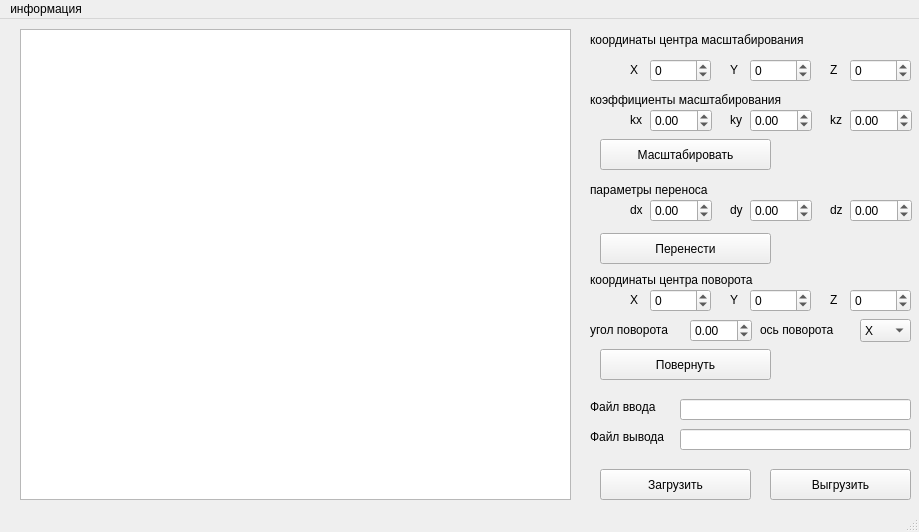
<?xml version="1.0" encoding="UTF-8"?>
<ui version="4.0">
 <class>MainWindow</class>
 <widget class="QMainWindow" name="MainWindow">
  <property name="geometry">
   <rect>
    <x>0</x>
    <y>0</y>
    <width>919</width>
    <height>532</height>
   </rect>
  </property>
  <property name="windowTitle">
   <string>MainWindow</string>
  </property>
  <widget class="QWidget" name="centralwidget">
   <widget class="QPushButton" name="Button_scale">
    <property name="geometry">
     <rect>
      <x>600</x>
      <y>120</y>
      <width>171</width>
      <height>31</height>
     </rect>
    </property>
    <property name="text">
     <string>Масштабировать</string>
    </property>
   </widget>
   <widget class="QPushButton" name="Button_move">
    <property name="geometry">
     <rect>
      <x>600</x>
      <y>214</y>
      <width>171</width>
      <height>31</height>
     </rect>
    </property>
    <property name="text">
     <string>Перенести</string>
    </property>
   </widget>
   <widget class="QPushButton" name="Button_turn">
    <property name="geometry">
     <rect>
      <x>600</x>
      <y>330</y>
      <width>171</width>
      <height>31</height>
     </rect>
    </property>
    <property name="text">
     <string>Повернуть</string>
    </property>
   </widget>
   <widget class="QLineEdit" name="entry_input_file">
    <property name="geometry">
     <rect>
      <x>680</x>
      <y>380</y>
      <width>231</width>
      <height>21</height>
     </rect>
    </property>
   </widget>
   <widget class="QLineEdit" name="entry_output_file">
    <property name="geometry">
     <rect>
      <x>680</x>
      <y>410</y>
      <width>231</width>
      <height>21</height>
     </rect>
    </property>
   </widget>
   <widget class="QLabel" name="label">
    <property name="geometry">
     <rect>
      <x>590</x>
      <y>380</y>
      <width>81</width>
      <height>16</height>
     </rect>
    </property>
    <property name="text">
     <string>Файл ввода</string>
    </property>
   </widget>
   <widget class="QLabel" name="label_2">
    <property name="geometry">
     <rect>
      <x>590</x>
      <y>410</y>
      <width>81</width>
      <height>16</height>
     </rect>
    </property>
    <property name="text">
     <string>Файл вывода</string>
    </property>
   </widget>
   <widget class="QPushButton" name="load_data">
    <property name="geometry">
     <rect>
      <x>600</x>
      <y>450</y>
      <width>151</width>
      <height>31</height>
     </rect>
    </property>
    <property name="text">
     <string>Загрузить</string>
    </property>
   </widget>
   <widget class="QPushButton" name="upload_data">
    <property name="geometry">
     <rect>
      <x>770</x>
      <y>450</y>
      <width>141</width>
      <height>31</height>
     </rect>
    </property>
    <property name="text">
     <string>Выгрузить</string>
    </property>
   </widget>
   <widget class="QLabel" name="label_3">
    <property name="geometry">
     <rect>
      <x>590</x>
      <y>10</y>
      <width>241</width>
      <height>21</height>
     </rect>
    </property>
    <property name="text">
     <string>координаты центра масштабирования</string>
    </property>
   </widget>
   <widget class="QLabel" name="label_4">
    <property name="geometry">
     <rect>
      <x>590</x>
      <y>70</y>
      <width>201</width>
      <height>21</height>
     </rect>
    </property>
    <property name="text">
     <string>коэффициенты масштабирования</string>
    </property>
   </widget>
   <widget class="QLabel" name="label_5">
    <property name="geometry">
     <rect>
      <x>590</x>
      <y>160</y>
      <width>201</width>
      <height>21</height>
     </rect>
    </property>
    <property name="text">
     <string>параметры переноса</string>
    </property>
   </widget>
   <widget class="QLabel" name="label_6">
    <property name="geometry">
     <rect>
      <x>590</x>
      <y>250</y>
      <width>201</width>
      <height>21</height>
     </rect>
    </property>
    <property name="text">
     <string>координаты центра поворота</string>
    </property>
   </widget>
   <widget class="QLabel" name="label_7">
    <property name="geometry">
     <rect>
      <x>590</x>
      <y>300</y>
      <width>201</width>
      <height>21</height>
     </rect>
    </property>
    <property name="text">
     <string>угол поворота</string>
    </property>
   </widget>
   <widget class="QLabel" name="label_8">
    <property name="geometry">
     <rect>
      <x>630</x>
      <y>40</y>
      <width>21</width>
      <height>21</height>
     </rect>
    </property>
    <property name="text">
     <string>X</string>
    </property>
   </widget>
   <widget class="QLabel" name="label_9">
    <property name="geometry">
     <rect>
      <x>730</x>
      <y>40</y>
      <width>20</width>
      <height>21</height>
     </rect>
    </property>
    <property name="text">
     <string>Y</string>
    </property>
   </widget>
   <widget class="QLabel" name="label_12">
    <property name="geometry">
     <rect>
      <x>630</x>
      <y>90</y>
      <width>21</width>
      <height>21</height>
     </rect>
    </property>
    <property name="text">
     <string>kx</string>
    </property>
   </widget>
   <widget class="QLabel" name="label_13">
    <property name="geometry">
     <rect>
      <x>730</x>
      <y>90</y>
      <width>21</width>
      <height>21</height>
     </rect>
    </property>
    <property name="text">
     <string>ky</string>
    </property>
   </widget>
   <widget class="QGraphicsView" name="graphicsView">
    <property name="geometry">
     <rect>
      <x>20</x>
      <y>10</y>
      <width>551</width>
      <height>471</height>
     </rect>
    </property>
   </widget>
   <widget class="QLabel" name="label_16">
    <property name="geometry">
     <rect>
      <x>830</x>
      <y>40</y>
      <width>20</width>
      <height>21</height>
     </rect>
    </property>
    <property name="text">
     <string>Z</string>
    </property>
   </widget>
   <widget class="QLabel" name="label_17">
    <property name="geometry">
     <rect>
      <x>830</x>
      <y>90</y>
      <width>21</width>
      <height>21</height>
     </rect>
    </property>
    <property name="text">
     <string>kz</string>
    </property>
   </widget>
   <widget class="QLabel" name="label_20">
    <property name="geometry">
     <rect>
      <x>760</x>
      <y>300</y>
      <width>91</width>
      <height>21</height>
     </rect>
    </property>
    <property name="text">
     <string>ось поворота</string>
    </property>
   </widget>
   <widget class="QComboBox" name="choose_turn_coord">
    <property name="geometry">
     <rect>
      <x>860</x>
      <y>300</y>
      <width>51</width>
      <height>23</height>
     </rect>
    </property>
    <item>
     <property name="text">
      <string>X</string>
     </property>
    </item>
    <item>
     <property name="text">
      <string>Y</string>
     </property>
    </item>
    <item>
     <property name="text">
      <string>Z</string>
     </property>
    </item>
   </widget>
   <widget class="QLabel" name="label_14">
    <property name="geometry">
     <rect>
      <x>630</x>
      <y>180</y>
      <width>21</width>
      <height>21</height>
     </rect>
    </property>
    <property name="text">
     <string>dx</string>
    </property>
   </widget>
   <widget class="QLabel" name="label_15">
    <property name="geometry">
     <rect>
      <x>730</x>
      <y>180</y>
      <width>21</width>
      <height>21</height>
     </rect>
    </property>
    <property name="text">
     <string>dy</string>
    </property>
   </widget>
   <widget class="QDoubleSpinBox" name="entry_dy">
    <property name="geometry">
     <rect>
      <x>750</x>
      <y>180</y>
      <width>62</width>
      <height>23</height>
     </rect>
    </property>
    <property name="minimum">
     <double>-10000.000000000000000</double>
    </property>
    <property name="maximum">
     <double>10000.000000000000000</double>
    </property>
    <property name="singleStep">
     <double>0.100000000000000</double>
    </property>
   </widget>
   <widget class="QDoubleSpinBox" name="entry_dx">
    <property name="geometry">
     <rect>
      <x>650</x>
      <y>180</y>
      <width>62</width>
      <height>23</height>
     </rect>
    </property>
    <property name="minimum">
     <double>-10000.000000000000000</double>
    </property>
    <property name="maximum">
     <double>10000.000000000000000</double>
    </property>
    <property name="singleStep">
     <double>0.100000000000000</double>
    </property>
   </widget>
   <widget class="QDoubleSpinBox" name="entry_dz">
    <property name="geometry">
     <rect>
      <x>850</x>
      <y>180</y>
      <width>62</width>
      <height>23</height>
     </rect>
    </property>
    <property name="minimum">
     <double>-10000.000000000000000</double>
    </property>
    <property name="maximum">
     <double>10000.000000000000000</double>
    </property>
    <property name="singleStep">
     <double>0.100000000000000</double>
    </property>
   </widget>
   <widget class="QLabel" name="label_18">
    <property name="geometry">
     <rect>
      <x>830</x>
      <y>180</y>
      <width>21</width>
      <height>21</height>
     </rect>
    </property>
    <property name="text">
     <string>dz</string>
    </property>
   </widget>
   <widget class="QSpinBox" name="entry_center_turn_z">
    <property name="geometry">
     <rect>
      <x>850</x>
      <y>270</y>
      <width>61</width>
      <height>23</height>
     </rect>
    </property>
    <property name="minimum">
     <number>-10000</number>
    </property>
    <property name="maximum">
     <number>10000</number>
    </property>
   </widget>
   <widget class="QLabel" name="label_10">
    <property name="geometry">
     <rect>
      <x>730</x>
      <y>270</y>
      <width>20</width>
      <height>21</height>
     </rect>
    </property>
    <property name="text">
     <string>Y</string>
    </property>
   </widget>
   <widget class="QLabel" name="label_19">
    <property name="geometry">
     <rect>
      <x>830</x>
      <y>270</y>
      <width>20</width>
      <height>21</height>
     </rect>
    </property>
    <property name="text">
     <string>Z</string>
    </property>
   </widget>
   <widget class="QLabel" name="label_11">
    <property name="geometry">
     <rect>
      <x>630</x>
      <y>270</y>
      <width>21</width>
      <height>21</height>
     </rect>
    </property>
    <property name="text">
     <string>X</string>
    </property>
   </widget>
   <widget class="QDoubleSpinBox" name="entry_angle_turn">
    <property name="geometry">
     <rect>
      <x>690</x>
      <y>300</y>
      <width>62</width>
      <height>23</height>
     </rect>
    </property>
    <property name="minimum">
     <double>-360.000000000000000</double>
    </property>
    <property name="maximum">
     <double>360.000000000000000</double>
    </property>
    <property name="singleStep">
     <double>0.100000000000000</double>
    </property>
   </widget>
   <widget class="QSpinBox" name="entry_center_turn_y">
    <property name="geometry">
     <rect>
      <x>750</x>
      <y>270</y>
      <width>61</width>
      <height>23</height>
     </rect>
    </property>
    <property name="minimum">
     <number>-10000</number>
    </property>
    <property name="maximum">
     <number>10000</number>
    </property>
   </widget>
   <widget class="QSpinBox" name="entry_center_turn_x">
    <property name="geometry">
     <rect>
      <x>650</x>
      <y>270</y>
      <width>61</width>
      <height>23</height>
     </rect>
    </property>
    <property name="minimum">
     <number>-10000</number>
    </property>
    <property name="maximum">
     <number>10000</number>
    </property>
   </widget>
   <widget class="QDoubleSpinBox" name="entry_kx">
    <property name="geometry">
     <rect>
      <x>650</x>
      <y>90</y>
      <width>62</width>
      <height>23</height>
     </rect>
    </property>
    <property name="minimum">
     <double>-10000.000000000000000</double>
    </property>
    <property name="maximum">
     <double>10000.000000000000000</double>
    </property>
    <property name="singleStep">
     <double>0.100000000000000</double>
    </property>
   </widget>
   <widget class="QDoubleSpinBox" name="entry_ky">
    <property name="geometry">
     <rect>
      <x>750</x>
      <y>90</y>
      <width>62</width>
      <height>23</height>
     </rect>
    </property>
    <property name="minimum">
     <double>-10000.000000000000000</double>
    </property>
    <property name="maximum">
     <double>10000.000000000000000</double>
    </property>
    <property name="singleStep">
     <double>0.100000000000000</double>
    </property>
   </widget>
   <widget class="QDoubleSpinBox" name="entry_kz">
    <property name="geometry">
     <rect>
      <x>850</x>
      <y>90</y>
      <width>62</width>
      <height>23</height>
     </rect>
    </property>
    <property name="minimum">
     <double>-10000.000000000000000</double>
    </property>
    <property name="maximum">
     <double>10000.000000000000000</double>
    </property>
    <property name="singleStep">
     <double>0.100000000000000</double>
    </property>
   </widget>
   <widget class="QSpinBox" name="entry_center_scale_x">
    <property name="geometry">
     <rect>
      <x>650</x>
      <y>40</y>
      <width>61</width>
      <height>23</height>
     </rect>
    </property>
    <property name="minimum">
     <number>-10000</number>
    </property>
    <property name="maximum">
     <number>10000</number>
    </property>
   </widget>
   <widget class="QSpinBox" name="entry_center_scale_y">
    <property name="geometry">
     <rect>
      <x>750</x>
      <y>40</y>
      <width>61</width>
      <height>23</height>
     </rect>
    </property>
    <property name="minimum">
     <number>-10000</number>
    </property>
    <property name="maximum">
     <number>10000</number>
    </property>
   </widget>
   <widget class="QSpinBox" name="entry_center_scale_z">
    <property name="geometry">
     <rect>
      <x>850</x>
      <y>40</y>
      <width>61</width>
      <height>23</height>
     </rect>
    </property>
    <property name="minimum">
     <number>-10000</number>
    </property>
    <property name="maximum">
     <number>10000</number>
    </property>
   </widget>
  </widget>
  <widget class="QMenuBar" name="menubar">
   <property name="geometry">
    <rect>
     <x>0</x>
     <y>0</y>
     <width>919</width>
     <height>23</height>
    </rect>
   </property>
   <widget class="QMenu" name="menu_info">
    <property name="title">
     <string>информация</string>
    </property>
    <addaction name="menu_author"/>
    <addaction name="menu_task"/>
   </widget>
   <addaction name="menu_info"/>
  </widget>
  <widget class="QStatusBar" name="statusbar"/>
  <action name="menu_author">
   <property name="text">
    <string>автор</string>
   </property>
  </action>
  <action name="menu_task">
   <property name="text">
    <string>задание</string>
   </property>
  </action>
 </widget>
 <resources/>
 <connections/>
</ui>
